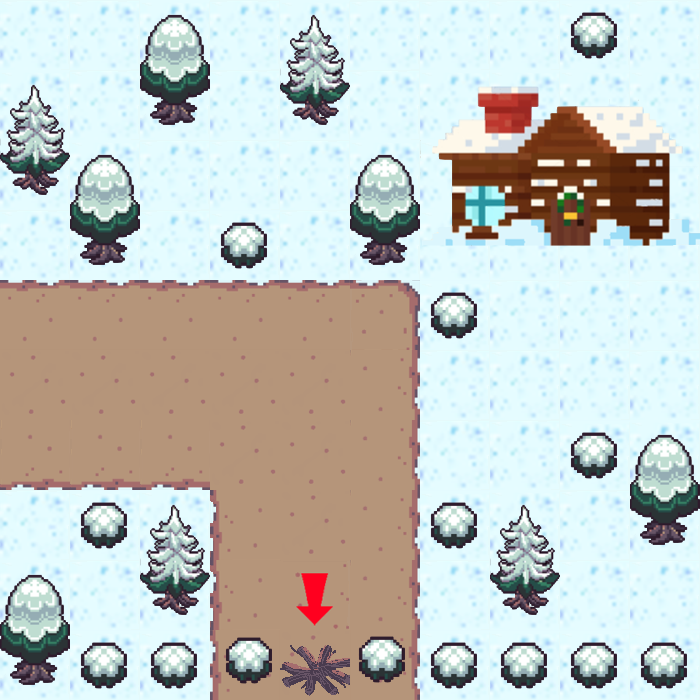

This is a level from a 2D game, rendered from its Tiled map with the project's own tilesets. A one-line summary and the map file follow, with tile-layer data summarised:
An orthogonal 10x10 tile map with 70x70 px tiles, 1 tile layer (Слой тайлов 1).

<map version="1.10" tiledversion="1.10.2" orientation="orthogonal" renderorder="right-down" width="10" height="10" tilewidth="70" tileheight="70" infinite="0" nextlayerid="2" nextobjectid="1">
 <tileset firstgid="1" source="bckg.tsx" />
 <layer id="1" name="Слой тайлов 1" width="10" height="10">
  <data>[100 cells, 100 non-empty, 28 distinct tile ids]</data>
 </layer>
</map>
